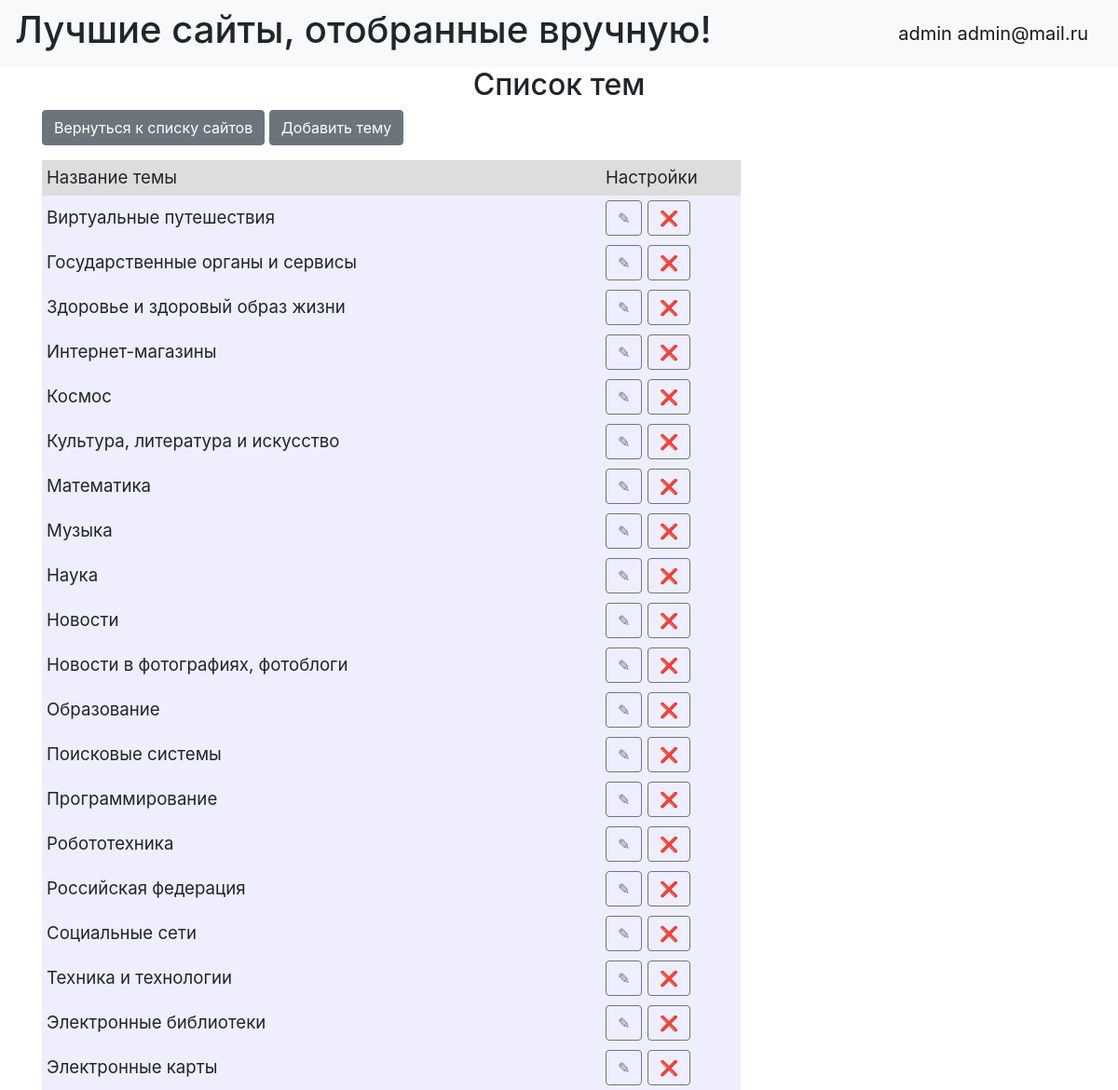
Page /0/topics (signed in) on the committed database.
### data/users.py (models this page shows, shortened)
class User(SqlAlchemyBase, UserMixin):
    __tablename__ = 'users'
    id = sqlalchemy.Column(sqlalchemy.Integer, primary_key=True, autoincrement=True)
    user_login = sqlalchemy.Column(sqlalchemy.String, nullable=False, unique=True)
    email = sqlalchemy.Column(sqlalchemy.String, nullable=False, unique=True)
    hashed_password = sqlalchemy.Column(sqlalchemy.String, nullable=True)
    age = sqlalchemy.Column(sqlalchemy.Integer, nullable=False)
    registration_date = sqlalchemy.Column(sqlalchemy.DateTime, default=datetime.datetime.now)
    topic = orm.relation("Topic", back_populates='user')
    site = orm.relation("Site", back_populates='user')

### data/topics.py (models this page shows, shortened)
class Topic(SqlAlchemyBase):
    __tablename__ = 'topics'
    id = sqlalchemy.Column(sqlalchemy.Integer, primary_key=True, autoincrement=True)
    topic_title = sqlalchemy.Column(sqlalchemy.String)
    user_id = sqlalchemy.Column(sqlalchemy.Integer, sqlalchemy.ForeignKey("users.id"))
    user = orm.relation('User')
    site = orm.relation("Site", back_populates='topic')

### main.py (the view)
    @app.route("/0/topics")
    def topics():
        session = db_session.create_session()
        if current_user.is_authenticated:
            topics = session.query(Topic).filter(Topic.user_id.in_([1, current_user.id]))
        else:
            topics = session.query(Topic).filter(Topic.user_id == 1)
        list_topics = sorted([p for p in topics], key=lambda q: q.topic_title)
        return render_template("topics.html", list_topics=list_topics, title='Список тем')

### data/db_session.py (called while the page is built)
def create_session() -> Session:
    global __factory
    return __factory()

### templates/topics.html (shortened to what this page needs)
{% extends "base.html" %}
{% block content %}
<h2 align="center">Список тем</h2>
{% if current_user.is_authenticated %}
<p align="justify">
    <a href="/{{0}}/{{0}}" class="btn btn-secondary">Вернуться к списку сайтов</a>
    <a href="add_topic" class="btn btn-secondary">Добавить тему</a></p>
{% endif %}
<div class="table_container">
    <table class="my_table">
        <tr class="my_row">
            <td class="title" width="600px" bgcolor="#dddddd">Название темы</td>
            <td class="title" width="150px" bgcolor="#dddddd">Настройки</td>
        </tr>
        {% for topic in list_topics %}
        <tr class="my_row">
            <td class="ordinary" bgcolor="#eeeeff">{{ topic.topic_title.capitalize() }}</td>
            <td class="ordinary" bgcolor="#eeeeff">
            {% if current_user.is_authenticated and topic.user_id == current_user.id %}
                <div>
                    <a href="/topics/{{ topic.id }}" class="btn btn-outline-secondary">&#9998</a>
                    <a href="/topic_delete/{{ topic.id }}" class="btn btn-outline-secondary">&#10060</a>
                </div>
            {% endif %}
            </td>
        </tr>
        {% endfor %}
    </table>
</div>
{% endblock %}

### templates/base.html (shortened to what this page needs)
<!DOCTYPE html>
<html lang="en">
<head>
    <link rel="stylesheet" href="https://stackpath.bootstrapcdn.com/bootstrap/4.4.1/css/bootstrap.min.css"
>
    <link rel="stylesheet" type="text/css" href="../static/css/style.css"/>
</head>
<body>
<header>
    <nav class="navbar navbar-light bg-light">
        <h1>Лучшие сайты, отобранные вручную!</h1>
        {% if current_user.is_authenticated %}
        <a class="navbar-brand" href="/logout">{{ current_user.user_login }} {{ current_user.email }}</a>
        {% else %}
        <p>
            <a class="btn btn-primary " href="/register">Зарегистрироваться</a>
            <a class="btn btn-success" href="/login">Войти</a>
        </p>
        {% endif %}
    </nav>
</header>
<main role="main" class="container">
    {% block content %}{% endblock %}
</main>
</body>
</html>

### static/css/style.css (style rules this page uses)
td.title { background-color: "#dddddd"; align: "center"; font-size: 14pt; padding: 5px; }
td.ordinary { background-color: "#eeeeff"; align: "center"; font-size: 14pt; padding: 5px; }
p { font-size: 12pt; }

### rows in the picture
User: user_login "admin", email "admin@mail.ru"
Topic: topic_title "Виртуальные путешествия"
Topic: topic_title "Государственные органы и сервисы"
Topic: topic_title "Здоровье и здоровый образ жизни"
Topic: topic_title "Интернет-магазины"
Topic: topic_title "Космос"
Topic: topic_title "Культура, литература и искусство"
Topic: topic_title "Математика"
Topic: topic_title "Музыка"
Topic: topic_title "Наука"
Topic: topic_title "Новости"
Topic: topic_title "Новости в фотографиях, фотоблоги"
Topic: topic_title "Образование"
Topic: topic_title "Поисковые системы"
Topic: topic_title "Программирование"
Topic: topic_title "Робототехника"
Topic: topic_title "Российская федерация"
Topic: topic_title "Социальные сети"
Topic: topic_title "Техника и технологии"
Topic: topic_title "Электронные библиотеки"
Topic: topic_title "Электронные карты"
